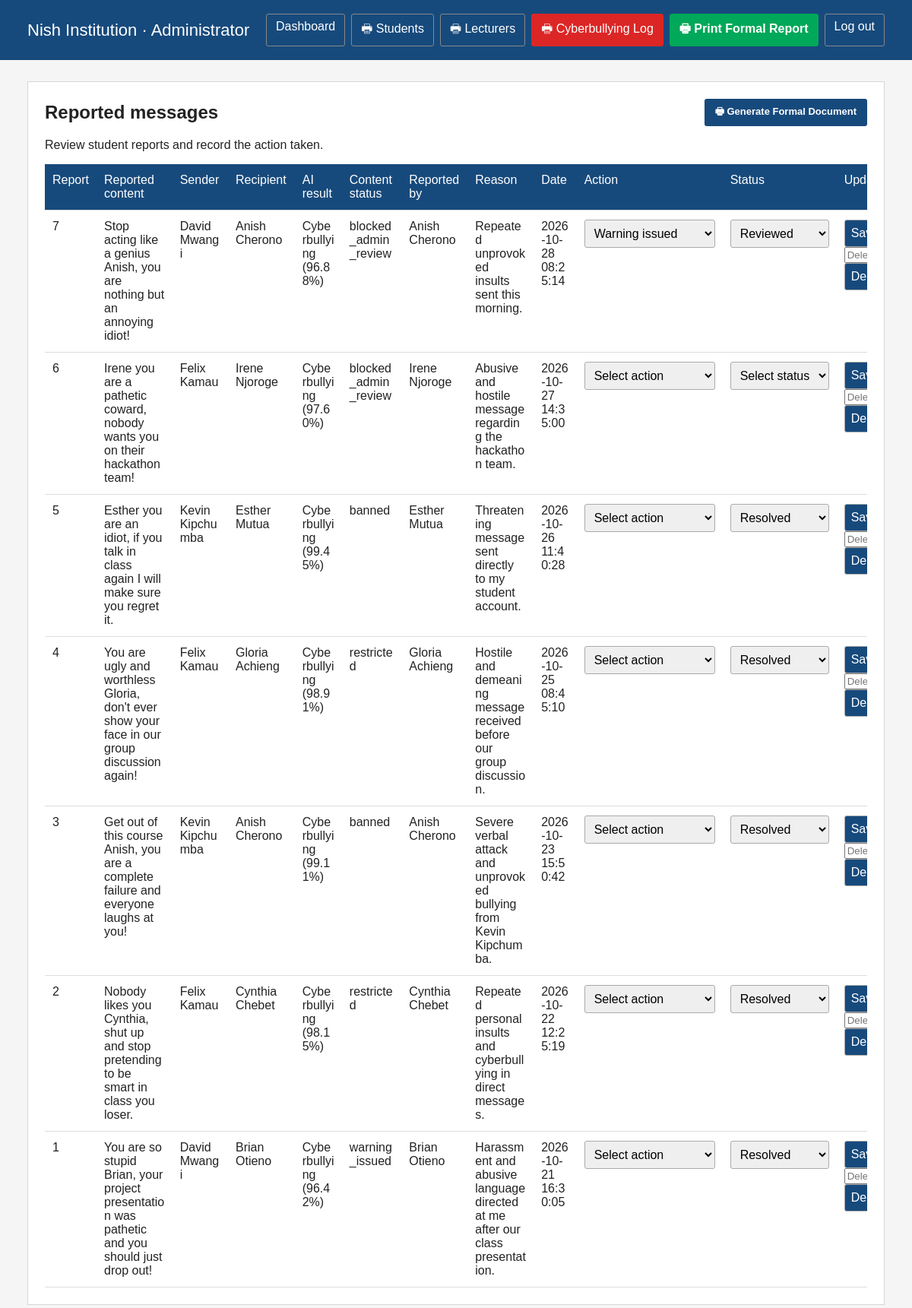
/reports (signed in), run on the app's committed database.
### tables this page shows
CREATE TABLE Reports (
                report_id INTEGER PRIMARY KEY AUTOINCREMENT,
                message_id INT NULL,
                announcement_id INT NULL,
                reply_id INT NULL,
                reported_by INT NOT NULL,
                reason TEXT NOT NULL,
                action_taken VARCHAR(100) NOT NULL DEFAULT 'Pending',
                status VARCHAR(30) NOT NULL DEFAULT 'Pending',
                date_reported TIMESTAMP DEFAULT CURRENT_TIMESTAMP,
                FOREIGN KEY (message_id) REFERENCES Messages(message_id) ON DELETE SET NULL,
                FOREIGN KEY (announcement_id) REFERENCES Announcements(announcement_id) ON DELETE SET NULL,
                FOREIGN KEY (reported_by) REFERENCES Users(user_id) ON DELETE CASCADE
            );

CREATE TABLE Users (
                user_id INTEGER PRIMARY KEY AUTOINCREMENT,
                full_name VARCHAR(200) NOT NULL,
                institution_id VARCHAR(100) NULL,
                email VARCHAR(255) NOT NULL UNIQUE,
                username VARCHAR(255) NOT NULL UNIQUE,
                password VARCHAR(255) NOT NULL,
                role VARCHAR(50) NOT NULL,
                status VARCHAR(30) NOT NULL DEFAULT 'active',
                date_created TIMESTAMP DEFAULT CURRENT_TIMESTAMP
            );

CREATE TABLE Messages (
                message_id INTEGER PRIMARY KEY AUTOINCREMENT,
                sender_id INT NOT NULL,
                recipient_id INT NULL,
                message_text TEXT NOT NULL,
                detection_result VARCHAR(100) NOT NULL,
                confidence DECIMAL(6, 5) NOT NULL DEFAULT 0,
                status VARCHAR(30) NOT NULL DEFAULT 'checked',
                date_sent TIMESTAMP DEFAULT CURRENT_TIMESTAMP,
                FOREIGN KEY (sender_id) REFERENCES Users(user_id) ON DELETE CASCADE,
                FOREIGN KEY (recipient_id) REFERENCES Users(user_id) ON DELETE SET NULL
            );

### routes/admin.py (the view)
@admin_bp.route("/reports")
def reports():
    if not session.get("admin_logged_in"):
        return _admin_login_redirect()
    with database_cursor() as (_, cursor):
        cursor.execute(
            """
            SELECT Reports.report_id, Reports.message_id,
                   COALESCE(Messages.message_text, Announcements.content,
                            DiscussionReplies.reply_text) AS reported_content,
                   Users.full_name, Reports.reason, Reports.date_reported,
                   Reports.action_taken, Reports.status,
                   sender.full_name, recipient.full_name,
                   Messages.detection_result, Messages.confidence,
                   Messages.status
            FROM Reports
            JOIN Users ON Reports.reported_by = Users.user_id
            LEFT JOIN Messages ON Reports.message_id = Messages.message_id
            LEFT JOIN Users sender ON Messages.sender_id = sender.user_id
            LEFT JOIN Users recipient ON Messages.recipient_id = recipient.user_id
            LEFT JOIN Announcements ON Reports.announcement_id = Announcements.announcement_id
            LEFT JOIN DiscussionReplies ON Reports.reply_id = DiscussionReplies.reply_id
            ORDER BY Reports.report_id DESC
            """
        )
        report_rows = cursor.fetchall()
    return render_template("reports.html", reports=report_rows)

### extensions.py (called while the page is built)
def configure_app(app):
    app.secret_key = os.getenv("FLASK_SECRET_KEY", "nish-institution-secret-key")
    @app.context_processor
    def csrf_context():
        return {"csrf_token": lambda: ""}

def get_connection():
    conn = sqlite3.connect(
        DB_PATH,
        check_same_thread=False,
        detect_types=sqlite3.PARSE_DECLTYPES | sqlite3.PARSE_COLNAMES,
    )
    conn.execute("PRAGMA foreign_keys = ON")
    return conn

@contextmanager
def database_cursor(commit=False):
    connection = get_connection()
    cursor = connection.cursor()
    try:
        yield connection, cursor
        if commit:
            connection.commit()
    except Exception:
        connection.rollback()
        raise
    finally:
        close_database(connection, cursor)

def close_database(connection, cursor):
    if cursor is not None:
        cursor.close()
    if connection is not None:
        connection.close()

### templates/reports.html (shortened to what this page needs)
<!DOCTYPE html>
<html lang="en">
<head>
</head>
<body>
    <header>
        <div class="header-content">
            <h1>Nish Institution · Administrator</h1>
            <nav aria-label="Administrator navigation">
                <a href="/admin">Dashboard</a>
                <a href="/admin/students/print" target="_blank">&#128438; Students</a>
                <a href="/admin/lecturers/print" target="_blank">&#128438; Lecturers</a>
                <a href="/admin/cyberbullying-messages/print" target="_blank" style="background: #dc2626; border-color: #dc2626;">&#128438; Cyberbullying Log</a>
                <a href="/admin/report/print" target="_blank" style="background: #00A859; font-weight: bold; border-color: #00A859;">&#128438; Print Formal Report</a>
                <a href="/logout">Log out</a>
            </nav>
        </div>
    </header>
    <main>
        <section class="panel">
            <div style="display: flex; justify-content: space-between; align-items: center; margin-bottom: 8px;">
                <h2 style="margin: 0;">Reported messages</h2>
                <a href="/admin/report/print" target="_blank" style="display: inline-flex; align-items: center; gap: 6px; padding: 7px 14px; background: #174A7C; color: #fff; text-decoration: none; border-radius: 3px; font-size: 13px; font-weight: bold;">
                    &#128438; Generate Formal Document
                </a>
            </div>
            <p>Review student reports and record the action taken.</p>
            {% if reports %}
                <div class="table-wrap">
                    <table>
                        <thead>
                            <tr>
                                <th>Report</th>
                                <th>Reported content</th>
                                <th>Sender</th>
                                <th>Recipient</th>
                                <th>AI result</th>
                                <th>Content status</th>
                                <th>Reported by</th>
                                <th>Reason</th>
                                <th>Date</th>
                                <th>Action</th>
                                <th>Status</th>
                                <th>Update</th>
                            </tr>
                        </thead>
                        <tbody>
                            {% for report in reports %}
                                <tr>
                                    <td>{{ report[0] }}</td>
                                    <td>{{ report[2] }}</td>
                                    <td>{{ report[8] or "Not available" }}</td>
                                    <td>{{ report[9] or "Public post or reply" }}</td>
                                    <td>
                                        {% if report[10] %}
                                            {{ report[10] }} ({{ "%.2f"|format(report[11] * 100) }}%)
                                        {% else %}
                                            Not available
                                        {% endif %}
                                    </td>
                                    <td>{{ report[12] or "Not available" }}</td>
                                    <td>{{ report[3] }}</td>
                                    <td>{{ report[4] }}</td>
                                    <td>{{ report[5] }}</td>
                                        <td>
                                            <select name="action_taken" form="report-form-{{ report[0] }}" required>
                                                <option value="">Select action</option>
                                                <option value="Warning issued" {% if report[6] == "Warning issued" %}selected{% endif %}>Warning issued</option>
                                            </select>
                                        </td>
                                        <td>
                                            <select name="status" form="report-form-{{ report[0] }}" required>
                                                <option value="">Select status</option>
                                                <option value="Reviewed" {% if report[7] == "Reviewed" %}selected{% endif %}>Reviewed</option>
                                                <option value="Resolved" {% if report[7] == "Resolved" %}selected{% endif %}>Resolved</option>
                                            </select>
                                        </td>
                                        <td>
                                            <form id="report-form-{{ report[0] }}" action="/update-report/{{ report[0] }}" method="POST">
                                                <button type="submit">Save</button>
                                            </form>
                                            {% if report[1] %}
                                            <form action="{{ url_for('admin.delete_reported_message') }}" method="POST">
                                                <input name="reason" maxlength="1000" placeholder="Deletion reason" required>
                                                <button type="submit" onclick="return confirm('Delete this reported message permanently?')">Delete message</button>
                                            </form>
                                            {% endif %}
                                        </td>
                                </tr>
                            {% endfor %}
                        </tbody>
                    </table>
                </div>
            {% else %}
                <p class="empty">There are no reports to review.</p>
            {% endif %}
        </section>
    </main>
</body>
</html>

### templates/reports.html (style rules this page uses)
* { box-sizing: border-box; }
body { margin: 0; font-family: Arial, sans-serif; color: #222; background: #f5f5f5; }
header { color: #fff; background: #174A7C; }
.header-content, main { width: min(1180px, 94%); margin: 0 auto; }
.header-content { display: flex; align-items: center; justify-content: space-between; padding: 18px 0; }
header h1 { margin: 0; font-size: 22px; font-weight: normal; }
nav { display: flex; gap: 8px; }
nav a { padding: 7px 12px; color: #fff; text-decoration: none; border: 1px solid #888; border-radius: 3px; }
main { padding: 28px 0 45px; }
.panel { padding: 22px; background: #fff; border: 1px solid #d6d6d6; }
.panel h2 { margin-top: 0; }
.table-wrap { overflow-x: auto; }
table { width: 100%; min-width: 1250px; border-collapse: collapse; }
th, td { padding: 12px 10px; text-align: left; vertical-align: top; border-bottom: 1px solid #ddd; }
th { color: #fff; background: #174A7C; font-weight: normal; }
td { overflow-wrap: anywhere; }
select, button { padding: 8px; font: inherit; border: 1px solid #aaa; border-radius: 3px; }
button { color: #fff; background: #174A7C; cursor: pointer; }

### data on the page
Reports: report_id "7", report "Stop acting like a genius Anish, you are nothing but an annoying idiot!", full_name "David Mwangi", full_name "Anish Cherono", detection_result "Cyberbullying", status "blocked_admin_review", reason "Repeated unprovoked insults sent this morning.", date_reported "2026-10-28 08:25:14", action_taken "Warning issued", status "Reviewed"
Messages: report[11]*100 "96.88"
Reports: report_id "6", report "Irene you are a pathetic coward, nobody wants you on their hackathon team!", full_name "Felix Kamau", full_name "Irene Njoroge", detection_result "Cyberbullying", status "blocked_admin_review", reason "Abusive and hostile message regarding the hackathon team.", date_reported "2026-10-27 14:35:00"
Messages: report[11]*100 "97.60"
Reports: report_id "5", report "Esther you are an idiot, if you talk in class again I will make sure you regret it.", full_name "Kevin Kipchumba", full_name "Esther Mutua", detection_result "Cyberbullying", status "banned", reason "Threatening message sent directly to my student account.", date_reported "2026-10-26 11:40:28", status "Resolved"
Messages: report[11]*100 "99.45"
Reports: report_id "4", report "You are ugly and worthless Gloria, don't ever show your face in our group discussion again!", full_name "Felix Kamau", full_name "Gloria Achieng", detection_result "Cyberbullying", status "restricted", reason "Hostile and demeaning message received before our group discussion.", date_reported "2026-10-25 08:45:10", status "Resolved"
Messages: report[11]*100 "98.91"
Reports: report_id "3", report "Get out of this course Anish, you are a complete failure and everyone laughs at you!", full_name "Kevin Kipchumba", full_name "Anish Cherono", detection_result "Cyberbullying", status "banned", reason "Severe verbal attack and unprovoked bullying from Kevin Kipchumba.", date_reported "2026-10-23 15:50:42", status "Resolved"
Messages: report[11]*100 "99.11"
Reports: report_id "2", report "Nobody likes you Cynthia, shut up and stop pretending to be smart in class you loser.", full_name "Felix Kamau", full_name "Cynthia Chebet", detection_result "Cyberbullying", status "restricted", reason "Repeated personal insults and cyberbullying in direct messages.", date_reported "2026-10-22 12:25:19", status "Resolved"
Messages: report[11]*100 "98.15"
Reports: report_id "1", report "You are so stupid Brian, your project presentation was pathetic and you should just drop out!", full_name "David Mwangi", full_name "Brian Otieno", detection_result "Cyberbullying", status "warning_issued", reason "Harassment and abusive language directed at me after our class presentation.", date_reported "2026-10-21 16:30:05", status "Resolved"
Messages: report[11]*100 "96.42"
